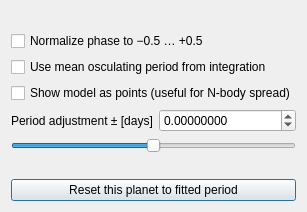
<?xml version="1.0" encoding="UTF-8"?>
<ui version="4.0">
 <class>RVPhaseOptions</class>
 <widget class="QDialog" name="RVPhaseOptions">
  <property name="windowTitle">
   <string>RV phase options</string>
  </property>
  <layout class="QFormLayout" name="formLayout">
   <item row="0" column="0" rowspan="1" colspan="2">
    <widget class="QLabel" name="info">
     <property name="wordWrap">
      <bool>true</bool>
     </property>
    </widget>
   </item>
   <item row="1" column="0" rowspan="1" colspan="2">
    <widget class="QCheckBox" name="normalize">
     <property name="text">
      <string>Normalize phase to −0.5 … +0.5</string>
     </property>
     <property name="checked">
      <bool>false</bool>
     </property>
    </widget>
   </item>
   <item row="2" column="0" rowspan="1" colspan="2">
    <widget class="QCheckBox" name="mean">
     <property name="text">
      <string>Use mean osculating period from integration</string>
     </property>
     <property name="checked">
      <bool>false</bool>
     </property>
     <property name="toolTip">
      <string>Time-weighted mean of P(t) from the fitted system’s cached orbital integration.
Run orb. evol after fitting; no integration is launched by this option.</string>
     </property>
    </widget>
   </item>
   <item row="3" column="0" rowspan="1" colspan="2">
    <widget class="QCheckBox" name="points">
     <property name="text">
      <string>Show model as points (useful for N-body spread)</string>
     </property>
     <property name="checked">
      <bool>false</bool>
     </property>
    </widget>
   </item>
   <item row="4" column="0">
    <widget class="QLabel" name="delta_label">
     <property name="text">
      <string>Period adjustment ± [days]</string>
     </property>
    </widget>
   </item>
   <item row="4" column="1">
    <widget class="QDoubleSpinBox" name="delta">
     <property name="decimals">
      <number>8</number>
     </property>
     <property name="minimum">
      <double>-10000000.0</double>
     </property>
     <property name="maximum">
      <double>10000000.0</double>
     </property>
     <property name="singleStep">
      <double>0.1</double>
     </property>
    </widget>
   </item>
   <item row="5" column="0" rowspan="1" colspan="2">
    <widget class="QSlider" name="delta_slider">
     <property name="minimum"><number>-100</number></property>
     <property name="maximum"><number>100</number></property>
     <property name="singleStep"><number>1</number></property>
     <property name="pageStep"><number>10</number></property>
     <property name="value"><number>0</number></property>
     <property name="orientation"><enum>Qt::Horizontal</enum></property>
     <property name="toolTip"><string>Adjust the folding period over ±10% of the fitted planetary period, in 0.1-day steps. Larger or finer offsets can be entered in the spin box.</string></property>
    </widget>
   </item>
   <item row="6" column="0" rowspan="1" colspan="2">
    <widget class="QLabel" name="status" />
   </item>
   <item row="7" column="0" rowspan="1" colspan="2">
    <widget class="QPushButton" name="reset">
     <property name="text">
      <string>Reset this planet to fitted period</string>
     </property>
    </widget>
   </item>
  </layout>
 </widget>
 <resources />
 <connections />
</ui>
